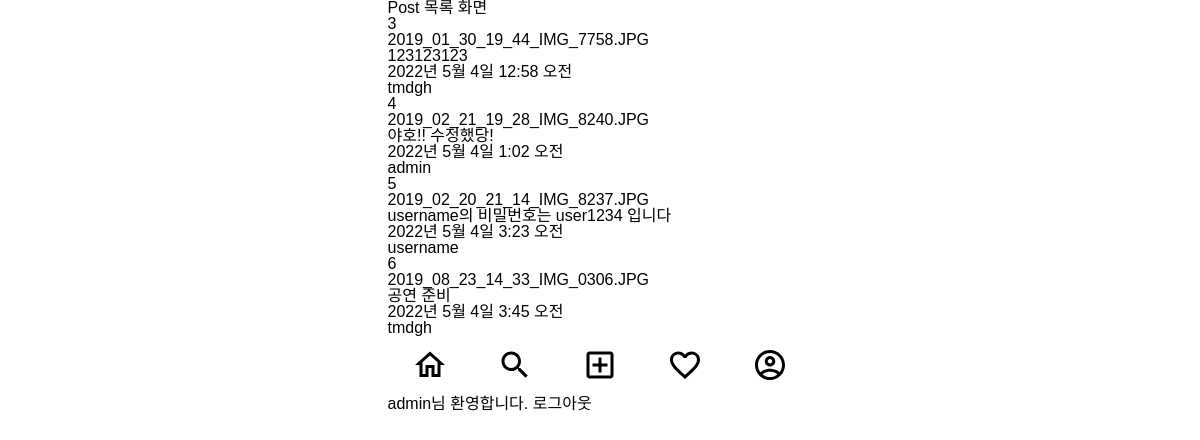
The page /posts/ (signed in) on the database its author committed.
### posts/models.py (models this page shows)
class Post(models.Model) :
    image = models.ImageField(verbose_name='이미지', null=True, blank=True)
    content = models.TextField(verbose_name= '내용')
    created_at = models.DateTimeField(verbose_name= '작성일', auto_now_add=True)
    view_count = models.IntegerField(verbose_name= '조회수', default=0)
    writer = models.ForeignKey(to=User, on_delete=models.CASCADE, null=True, blank=True)

### users/models.py (models this page shows)
class User(AbstractUser):
    phone = models.CharField(verbose_name='전화번호',max_length=11)
    object = UserManager() #유저와 유저매니저를 연결시켜준다, 클래스만 만들어놓으면 전혀 다른애가 되기 때문이다.

### posts/views.py (the view)
# urls.py: path('',post_list_view, name='post-list'),
def post_list_view(request) :
    post_list = Post.objects.all() #Post 전체 데이터 조회
    context = {
        'post_list': post_list,
    }
    return render(request, 'posts/post_list.html',context)

### templates/posts/post_list.html (shortened to what this page needs)
{% extends 'base.html' %}
{% block content %}
<h1>Post 목록 화면</h1>
{% for post in post_list %}
    <div>
        {{post.id}}<br/>
        {{post.image}}<br/>
        {{post.content}}<br/>
        {{post.created_at}}<br/>
        {{post.writer}}<br/>
    </div>
{% endfor %}
{% endblock %}

### templates/base.html (shortened to what this page needs)
{% load static %}
<!DOCTYPE html>
<html lang="ko">
<head>
    <link rel="stylesheet" href="{% static 'css/reset.css' %}">
    <link rel="stylesheet" href="{% static 'css/index.css' %}">
</head>
<body class="container">
    <div>
        {% block content %}
        {% endblock %}
    </div>
    <div>
        <nav>
            <ul class="bottom-menu-group">
                <li>
                    <a href="{% url 'index' %}">
                        <img src="{% static 'icons/home_outlined_black_36dp.svg' %}" alt="홈">
                    </a>
                </li>
                <li>
                    <img src="{% static 'icons/search_outlined_black_36dp.svg' %}" alt="검색"/>
                </li>
                <li>
                    <a href="{% url 'posts:post-create' %}">
                        <img src="{% static 'icons/add_box_outlined_black_36dp.svg' %}" alt="글쓰기"/>
                    </a>
                </li>
                <li>
                    <img src="{% static 'icons/favorite_outlined_black_36dp.svg' %}" alt="좋아요"/>
                </li>
                <li>
                    <img src="{% static 'icons/account_circle_outlined_black_36dp.svg' %}" alt="프로필"/>
                </li>
            </ul>
        </nav>
    </div>
    {% if request.user.is_authenticated %}
        <div>
            {{ user.username }}님 환영합니다.
            <a href="{% url 'accounts:logout' %}">로그아웃</a>
        </div>
    {% else %}
        <div>
            로그인 부탁드립니다.
            <a href="{% url 'accounts:login' %}">로그인</a>
            <a href="{% url 'accounts:signup' %}">회원가입</a>
        </div>
    {% endif %}
</body>
</html>

### static/css/index.css (style rules this page uses)
.container { display: flex; flex-direction: column; max-width: 425px; }
body { font-family: 'Noto Sans KR', sans-serif; margin: 0 auto 60px auto; }
.bottom-menu-group { display: flex; height: 60px; align-items: center; justify-content: space-around; background-color: #FFFFFF; }

### rows shown on the page
Post: id "3", image "2019_01_30_19_44_IMG_7758.JPG", content "123123123", created_at "2022년 5월 4일 12:58 오전", writer "tmdgh"
Post: id "4", image "2019_02_21_19_28_IMG_8240.JPG", content "야호!! 수정했당!", created_at "2022년 5월 4일 1:02 오전", writer "admin"
Post: id "5", image "2019_02_20_21_14_IMG_8237.JPG", content "username의 비밀번호는 user1234 입니다", created_at "2022년 5월 4일 3:23 오전", writer "username"
Post: id "6", image "2019_08_23_14_33_IMG_0306.JPG", content "공연 준비", created_at "2022년 5월 4일 3:45 오전", writer "tmdgh"
User: username "admin"
